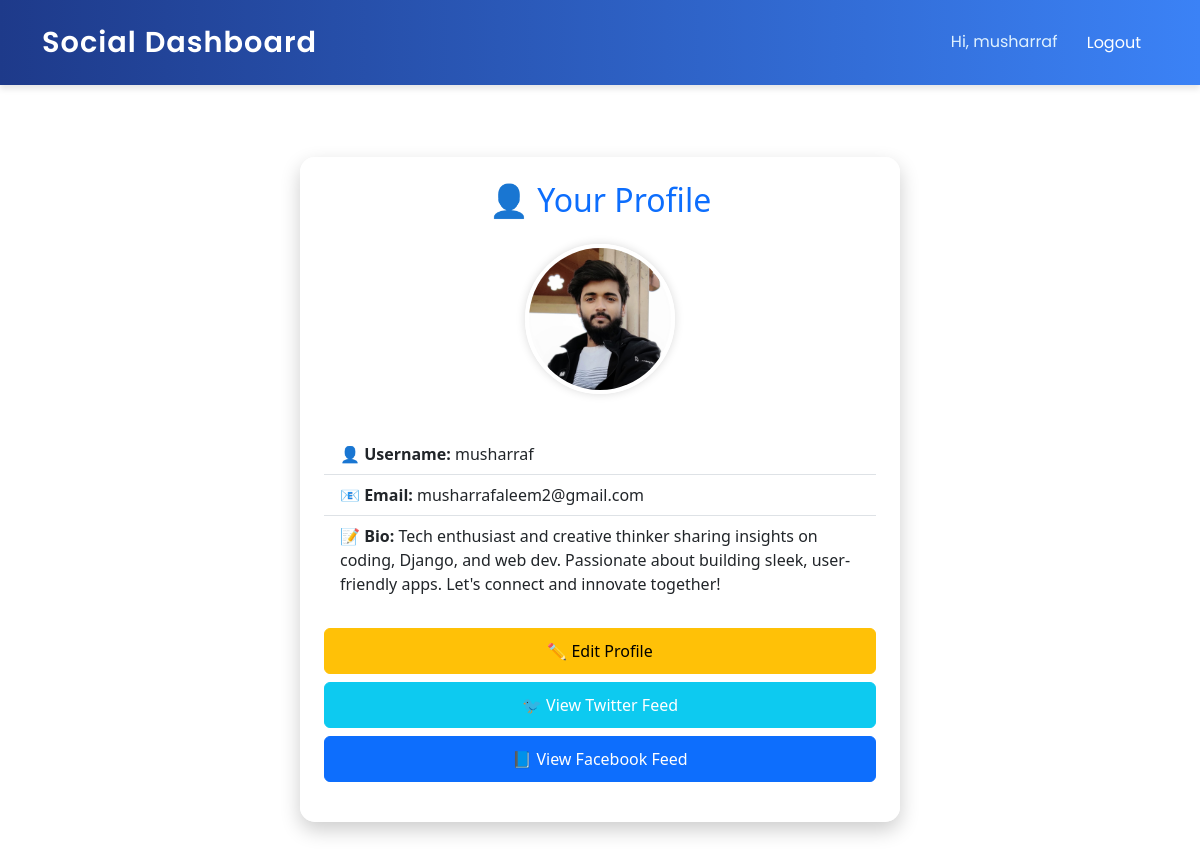
The page /users/profile/ (signed in) on the database its author committed.
### users/models.py (models this page shows, shortened)
class CustomUser(AbstractUser):
    bio = models.TextField(blank=True)
    profile_picture = models.ImageField(upload_to='profile_pics/', blank=True, null=True)
    twitter_username = models.CharField(max_length=255, blank=True, null=True)

### users/views.py (the view)
# urls.py: path('profile/', views.profile_view, name='profile'),
@login_required
def profile_view(request):
    return render(request, 'users/profile.html')

### users/templates/users/profile.html (shortened to what this page needs)
{% extends 'users/base.html' %}
{% load static %}
{% block content %}
<div class="container py-5 d-flex justify-content-center">
    <div class="profile-card p-4 text-center" style="max-width: 600px; width: 100%;">
        <h2 class="mb-4 text-primary">👤 Your Profile</h2>
        {% if user.profile_picture %}
            <img src="{{ user.profile_picture.url }}" alt="Profile Picture" class="profile-img mb-3">
        {% else %}
            <i class="bi bi-person-circle" style="font-size: 150px; color: #bbb;"></i>
        {% endif %}
        <ul class="list-group list-group-flush text-start my-4">
            <li class="list-group-item bg-transparent"><strong>👤 Username:</strong> {{ user.username }}</li>
            <li class="list-group-item bg-transparent"><strong>📧 Email:</strong> {{ user.email }}</li>
            <li class="list-group-item bg-transparent"><strong>📝 Bio:</strong> {{ user.bio|default:"No bio provided." }}</li>
        </ul>
        <div class="d-grid gap-2 mb-3">
            <a href="{% url 'users:edit_profile' %}" class="btn btn-warning btn-social">✏️ Edit Profile</a>
            <a href="{% url 'integrations:twitter_feed' %}" class="btn btn-info btn-social text-white">🐦 View Twitter Feed</a>
            <a href="{% url 'integrations:facebook_feed' %}" class="btn btn-primary btn-social">📘 View Facebook Feed</a>
        </div>
    </div>
</div>
{% endblock %}

### users/templates/users/base.html (shortened to what this page needs)
<!DOCTYPE html>
<html lang="en">
<head>
    <link href="https://cdn.jsdelivr.net/npm/bootstrap@5.3.0/dist/css/bootstrap.min.css" rel="stylesheet">
</head>
<body>
    <nav class="navbar navbar-expand-lg navbar-dark bg-dark mb-4">
        <div class="container">
            <a class="navbar-brand" href="{% url 'users:profile' %}">Social Dashboard</a>
            <div>
                {% if user.is_authenticated %}
                    <span class="text-white me-2">Hi, {{ user.username }}</span>
                    <form action="{% url 'users:logout' %}" method="post" style="display:inline;">
                         <button type="submit" class="btn btn-link">Logout</button>
                    </form>
                {% else %}
                    <a href="{% url 'users:login' %}" class="btn btn-outline-light btn-sm">Login</a>
                {% endif %}
            </div>
        </div>
    </nav>
    <div class="container">
        {% block content %}{% endblock %}
    </div>
</body>
</html>

### users/templates/users/base.html (style rules this page uses)
.navbar { background: linear-gradient(90deg, #1e3a8a, #3b82f6); box-shadow: 0 4px 6px rgba(0, 0, 0, 0.1); padding: 1rem 0; font-family: 'Poppins', sans-serif; }
.navbar-brand { font-size: 1.8rem; font-weight: 600; color: #ffffff !important; letter-spacing: 1px; transition: transform 0.3s ease, color 0.3s ease; }
.navbar .text-white { font-size: 1rem; font-weight: 400; color: #e0f2fe !important; }
.btn-link { color: #ffffff !important; text-decoration: none; font-weight: 400; padding: 0.5rem 1rem; border-radius: 5px; transition: background-color 0.3s ease, color 0.3s ease; }

### users/templates/users/profile.html (style rules this page uses)
body { background-image: url("https://img.freepik.com/premium-photo/two-square-badges-with-twitter-logo-new-x-logo-black-blue-gradient-background_284880-739.jpg?semt=ais_hybrid&w=740"); background-size: cover; background-position: center; background-attachment: fixed; }
.profile-card { background: rgba(255, 255, 255, 0.9); backdrop-filter: blur(10px); border-radius: 15px; box-shadow: 0 8px 20px rgba(0, 0, 0, 0.2); }
.profile-img { width: 150px; height: 150px; object-fit: cover; border-radius: 50%; border: 4px solid #fff; box-shadow: 0 0 10px rgba(0, 0, 0, 0.15); }
.btn-social { font-size: 1rem; padding: 10px 20px; }

### rows shown on the page
CustomUser: username "musharraf", profile_picture (picture), email "musharrafaleem2@gmail.com", bio "Tech enthusiast and creative thinker sharing insights on coding, Django, and web dev. Passionate about building sleek, user-friendly apps. Let's connect and innovate together!"
